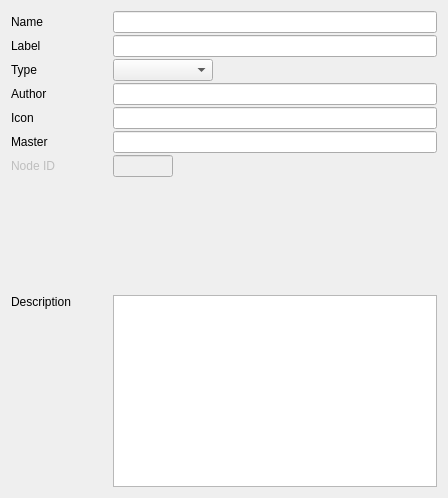
<?xml version="1.0" encoding="UTF-8"?>
<ui version="4.0">
 <class>NodeEditor</class>
 <widget class="QWidget" name="NodeEditor">
  <property name="geometry">
   <rect>
    <x>0</x>
    <y>0</y>
    <width>448</width>
    <height>498</height>
   </rect>
  </property>
  <property name="windowTitle">
   <string>NodeEditor</string>
  </property>
  <layout class="QVBoxLayout" name="verticalLayout">
   <property name="spacing">
    <number>2</number>
   </property>
   <item>
    <layout class="QHBoxLayout" name="horizontalLayout_2" stretch="0,1">
     <item>
      <widget class="QLabel" name="name_label">
       <property name="minimumSize">
        <size>
         <width>100</width>
         <height>0</height>
        </size>
       </property>
       <property name="text">
        <string>Name</string>
       </property>
      </widget>
     </item>
     <item>
      <widget class="QLineEdit" name="name_lineEdit"/>
     </item>
    </layout>
   </item>
   <item>
    <layout class="QHBoxLayout" name="horizontalLayout_3" stretch="0,1">
     <item>
      <widget class="QLabel" name="label_label">
       <property name="minimumSize">
        <size>
         <width>100</width>
         <height>0</height>
        </size>
       </property>
       <property name="text">
        <string>Label</string>
       </property>
      </widget>
     </item>
     <item>
      <widget class="QLineEdit" name="label_lineEdit"/>
     </item>
    </layout>
   </item>
   <item>
    <layout class="QHBoxLayout" name="horizontalLayout_7">
     <item>
      <widget class="QLabel" name="type_label">
       <property name="minimumSize">
        <size>
         <width>100</width>
         <height>0</height>
        </size>
       </property>
       <property name="text">
        <string>Type</string>
       </property>
      </widget>
     </item>
     <item>
      <widget class="QComboBox" name="type_comboBox">
       <property name="minimumSize">
        <size>
         <width>100</width>
         <height>0</height>
        </size>
       </property>
      </widget>
     </item>
     <item>
      <spacer name="horizontalSpacer_4">
       <property name="orientation">
        <enum>Qt::Horizontal</enum>
       </property>
       <property name="sizeHint" stdset="0">
        <size>
         <width>40</width>
         <height>20</height>
        </size>
       </property>
      </spacer>
     </item>
    </layout>
   </item>
   <item>
    <layout class="QHBoxLayout" name="horizontalLayout_5" stretch="0,1">
     <item>
      <widget class="QLabel" name="author_label">
       <property name="minimumSize">
        <size>
         <width>100</width>
         <height>0</height>
        </size>
       </property>
       <property name="text">
        <string>Author</string>
       </property>
      </widget>
     </item>
     <item>
      <widget class="QLineEdit" name="author_lineEdit"/>
     </item>
    </layout>
   </item>
   <item>
    <layout class="QHBoxLayout" name="horizontalLayout_6" stretch="0,1">
     <item>
      <widget class="QLabel" name="icon_label">
       <property name="minimumSize">
        <size>
         <width>100</width>
         <height>0</height>
        </size>
       </property>
       <property name="text">
        <string>Icon</string>
       </property>
      </widget>
     </item>
     <item>
      <widget class="QLineEdit" name="icon_lineEdit"/>
     </item>
    </layout>
   </item>
   <item>
    <layout class="QHBoxLayout" name="horizontalLayout_8" stretch="0,1">
     <item>
      <widget class="QLabel" name="master_label">
       <property name="minimumSize">
        <size>
         <width>100</width>
         <height>0</height>
        </size>
       </property>
       <property name="text">
        <string>Master</string>
       </property>
      </widget>
     </item>
     <item>
      <widget class="QLineEdit" name="master_lineEdit"/>
     </item>
    </layout>
   </item>
   <item>
    <layout class="QHBoxLayout" name="horizontalLayout_9" stretch="0,0,1">
     <item>
      <widget class="QLabel" name="id_label">
       <property name="enabled">
        <bool>false</bool>
       </property>
       <property name="minimumSize">
        <size>
         <width>100</width>
         <height>0</height>
        </size>
       </property>
       <property name="text">
        <string>Node ID</string>
       </property>
      </widget>
     </item>
     <item>
      <widget class="QLineEdit" name="id_lineEdit">
       <property name="enabled">
        <bool>false</bool>
       </property>
       <property name="minimumSize">
        <size>
         <width>60</width>
         <height>0</height>
        </size>
       </property>
       <property name="maximumSize">
        <size>
         <width>60</width>
         <height>16777215</height>
        </size>
       </property>
      </widget>
     </item>
     <item>
      <spacer name="horizontalSpacer">
       <property name="orientation">
        <enum>Qt::Horizontal</enum>
       </property>
       <property name="sizeHint" stdset="0">
        <size>
         <width>40</width>
         <height>20</height>
        </size>
       </property>
      </spacer>
     </item>
    </layout>
   </item>
   <item>
    <spacer name="verticalSpacer">
     <property name="orientation">
      <enum>Qt::Vertical</enum>
     </property>
     <property name="sizeHint" stdset="0">
      <size>
       <width>20</width>
       <height>109</height>
      </size>
     </property>
    </spacer>
   </item>
   <item>
    <layout class="QHBoxLayout" name="horizontalLayout_4" stretch="0,0">
     <item>
      <widget class="QLabel" name="help_label">
       <property name="minimumSize">
        <size>
         <width>100</width>
         <height>0</height>
        </size>
       </property>
       <property name="text">
        <string>Description</string>
       </property>
       <property name="alignment">
        <set>Qt::AlignLeading|Qt::AlignLeft|Qt::AlignTop</set>
       </property>
      </widget>
     </item>
     <item>
      <widget class="QPlainTextEdit" name="help_plainTextEdit">
       <property name="minimumSize">
        <size>
         <width>0</width>
         <height>60</height>
        </size>
       </property>
      </widget>
     </item>
    </layout>
   </item>
  </layout>
 </widget>
 <resources/>
 <connections/>
</ui>
